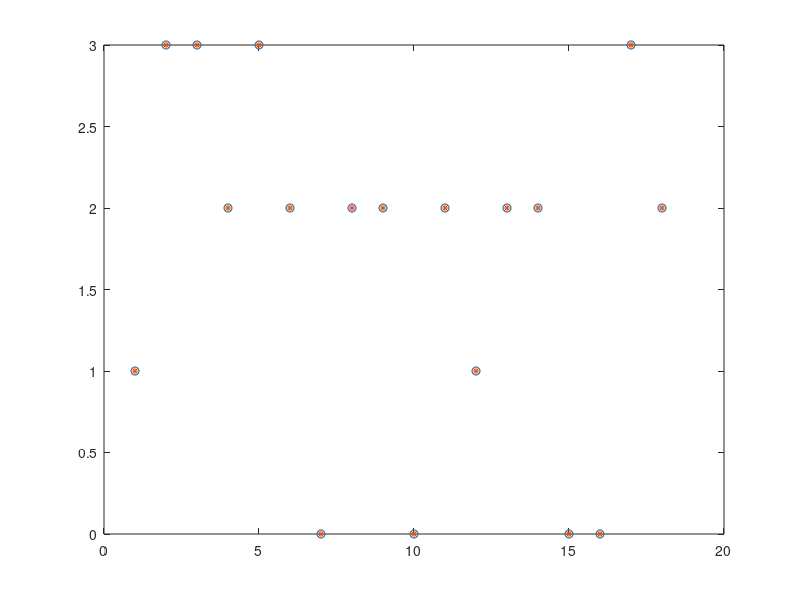

This figure's MATLAB source:
% version 0.1
% the ofdm small system
% read only

% clear
    clear                   % clear all variables
    close all               % close all figures
    clc                     % clear command window
    randn('seed',1214)      % setting the seed for normal random numbers
    rand('seed',12524)      % setting the seed for uniform random numbers
    
% ofdm parameters
    ofdm.N  =  24;                     % number of subcarriers
    ofdm.B  =  1;                       % number of block in each channel realization
    ofdm.M  =  4;                      %ch Modulation order
    ofdm.T  =  1e-7;                    % OFDM sample time
    ofdm.GI =  4;                      % length of gaurd interval
    ofdm.TS =  ofdm.N*ofdm.T;           % OFDM symbol time (not considering gaurd interval)
    ofdm.TT = (ofdm.N+ofdm.GI)*ofdm.T;  % OFDM symbol time (considering gaurd interval)
    ofdm.PP =  1:4:ofdm.N;              % Pilot locations in the subcarriers
    ofdm.DP =  setxor(1:ofdm.N,ofdm.PP);% Data  locations in the subcarriers
    ofdm.NP =  length(ofdm.PP);         % number subcarriers which carry data
    ofdm.groupnum = 5; 
    ofdm.signal = [];
    ofdm.fc = 1;
    ofdm.fs = 3;
    ofdm.rf = 'no';

% config info
    disp('ofdm signal information:'); disp(ofdm);
    
%% Loop
ofdm_signal = [];
for cnt1 = 1 : ofdm.groupnum
        % Data generation
        data  = randi([0 ofdm.M-1],ofdm.N,ofdm.B);
        % modulation
        if ofdm.M == 4
            dataMod = qammod(data,ofdm.M)/sqrt(2);  
        else
            error('Not defined')
        end
        
        % pilot insertion
        ofdm.Pilot = ones(ofdm.NP,1);% or randsrc(ofdm.NP,ofdm.B,[-1 1]).*exp(-sqrt(-1)*pi*rand(ofdm.NP,ofdm.B));
        dataMod(ofdm.PP,:) = ofdm.Pilot; % inseted into 4-QAM dataMod matrix
        
        % ifft operation
        dataIFFT   = sqrt(ofdm.N)*ifft(dataMod); %ifft, now in time domain
        
        % adding gaurd interval
        dataIFFTGI = [dataIFFT((ofdm.N-ofdm.GI+1):ofdm.N)' dataIFFT']'; %copy len=GI dataIFFT as guard interval, insert in front. 
        
        if strcmpi(ofdm.rf, 'yes')
            % RF-front
            dataIFFTGI = dataIFFTGI.';
            dataIFFTGITx = dataIFFTGI.*exp(sqrt(-1)*2*pi*(ofdm.fc)/ofdm.fs*(0:length(dataIFFTGI)-1));
            % RF-receiver
            dataIFFTGIRx = dataIFFTGITx./exp(sqrt(-1)*2*pi*(ofdm.fc)/ofdm.fs*(0:length(dataIFFTGI)-1));
        else
            dataIFFTGITx = dataIFFTGI.';
            dataIFFTGIRx = dataIFFTGITx;
        end
		% OFDM demodulation begin
        % reshaping the signal
        dataChann = reshape(dataIFFTGIRx.',ofdm.N+ofdm.GI,ofdm.B);
        
        % Guard interval removal
        dataRx     = dataChann((ofdm.GI+1):(ofdm.N+ofdm.GI),:);

        % ofdm demodulation
        dataRxFFT  =1/sqrt(ofdm.N)*fft(dataRx);
        dataRxMod_LSE =  dataRxFFT(ofdm.DP,:); % not impulse response, just point scaling  
        dataRxDeMod_LSE = qamdemod(dataRxMod_LSE,ofdm.M);       
        [~,BER_LSE] = biterr(dataRxDeMod_LSE,data(ofdm.DP,:),ofdm.M);
        
        % signal gen
        ofdm.signal = [ofdm.signal dataIFFTGITx];
end
ofdm.signal =  ofdm.signal.*exp(sqrt(-1)*2*pi*(ofdm.fc));

%% Figure
figure; plot(data(ofdm.DP,:), 'o');
hold on; plot(dataRxDeMod_LSE, '*');
save ofdm.mat ofdm
 